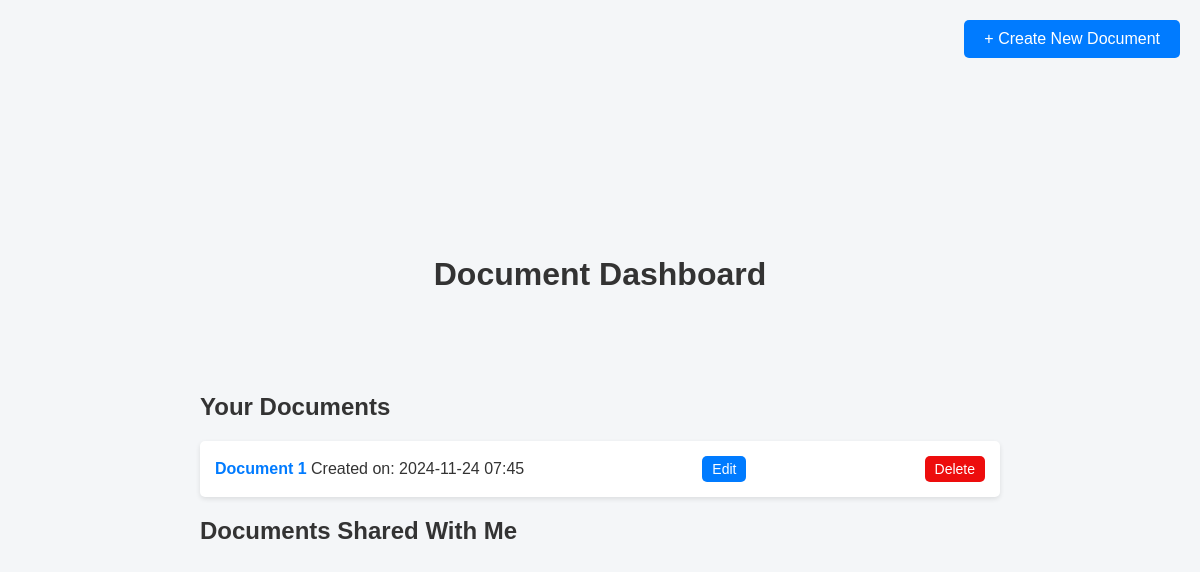
Page /dashboard/ on the earlier database version.
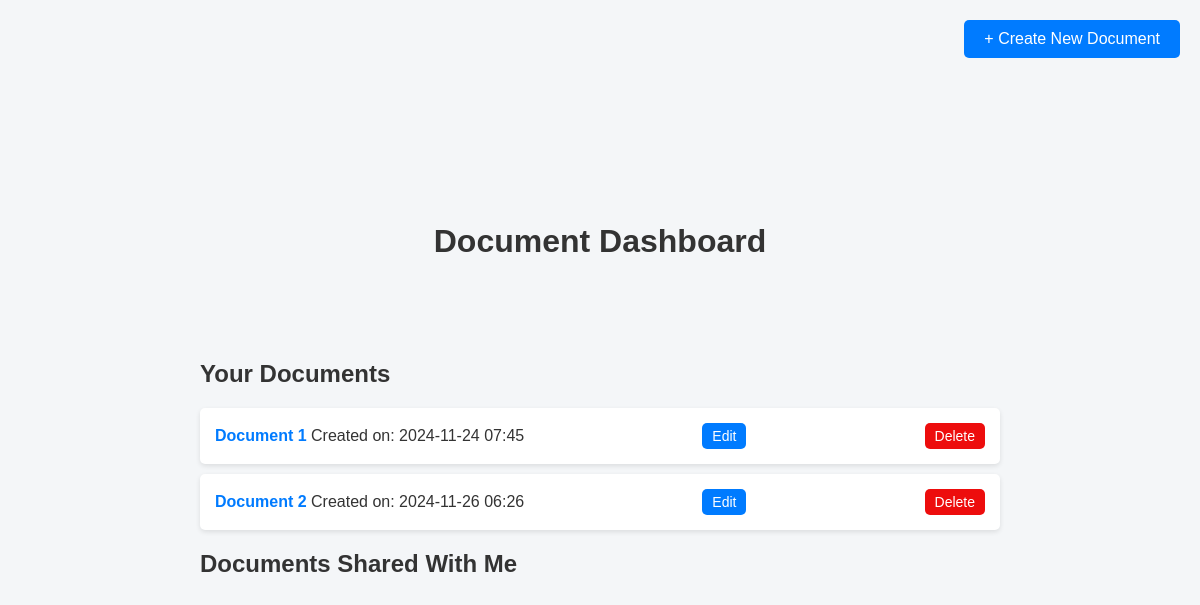
Same page on the later database version.
### myapp/models.py (models this page shows)
class Document(models.Model):
    title = models.CharField(max_length=255, default="Untitled Document")
    content = models.TextField(blank=True, default="")
    created_at = models.DateTimeField(auto_now_add=True)
    updated_at = models.DateTimeField(auto_now=True)
    version = models.PositiveIntegerField(default=0)

### myapp/views.py (the view)
# urls.py: path('dashboard/', views.dashboard, name='dashboard'), # Create document view
def dashboard(request):
    documents = Document.objects.all()
    return render(request, 'dashboard.html', {'documents': documents})

### myapp/templates/dashboard.html (shortened to what this page needs)
<!DOCTYPE html>
<html lang="en">
<head>
</head>
<body>
    <div class="container">
        <header>
            <h1>Document Dashboard</h1>
        </header>
        <a href="{% url 'create_document' %}" class="create-button">+ Create New Document</a>
        <main>
            <section class="documents-list">
                <h2>Your Documents</h2>
                <ul id="documents-container">
                    {% for document in documents %}
                        <li>
                            <div class="document-info">
                                <a href="{% url 'edit_document' document.id %}" class="document-link">
                                    Document {{ document.id }}
                                </a>
                                <span class="created-date">Created on: {{ document.created_at|date:"Y-m-d H:i" }}</span>
                            </div>
                            <a href="{% url 'edit_document' document.id %}" class="edit-button">Edit</a>
                            <a href="{% url 'delete_document' document.id %}" class="delete-button">Delete</a>
                        </li>
                    {% endfor %}
                </ul>
                <h2>Documents Shared With Me</h2>
            </section>
        </main>
    </div>
</body>
</html>

Differences in the rows shown:
added Document: id "2", created_at "2024-11-26 06:26"
